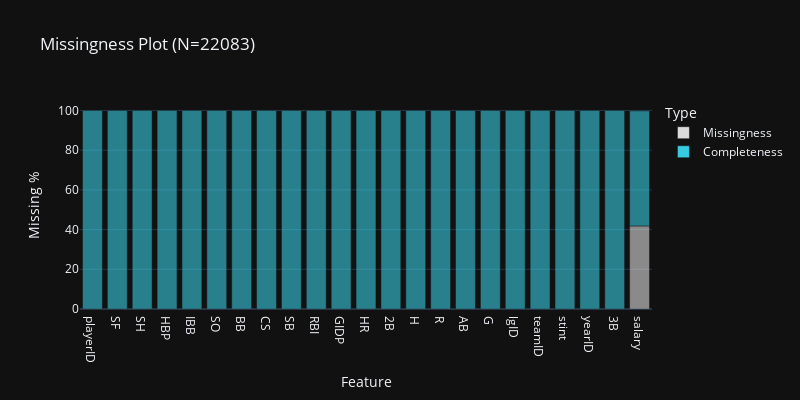

The cell this chart's notebook holds for it:
### Markdown cell above
Salaries are null for 9236 records.

### Code cell
# Any missing values in the dataset
def plot_missingness(df: pd.DataFrame=df) -> None:
    nan_df = pd.DataFrame(df.isna().sum()).reset_index()
    nan_df.columns  = ['Column', 'NaN_Count']
    nan_df['NaN_Count'] = nan_df['NaN_Count'].astype('int')
    nan_df['NaN_%'] = round(nan_df['NaN_Count']/df.shape[0] * 100,1)
    nan_df['Type']  = 'Missingness'
    nan_df.sort_values('NaN_%', inplace=True)

    # Add completeness
    for i in range(nan_df.shape[0]):
        complete_df = pd.DataFrame([nan_df.loc[i,'Column'],df.shape[0] - nan_df.loc[i,'NaN_Count'],100 - nan_df.loc[i,'NaN_%'], 'Completeness']).T
        complete_df.columns  = ['Column','NaN_Count','NaN_%','Type']
        complete_df['NaN_%'] = complete_df['NaN_%'].astype('int')
        complete_df['NaN_Count'] = complete_df['NaN_Count'].astype('int')
        nan_df = pd.concat([nan_df,complete_df], sort=True)
            
    nan_df = nan_df.rename(columns={"Column": "Feature", "NaN_%": "Missing %"})

    # Missingness Plot
    fig = px.bar(nan_df,
                 x='Feature',
                 y='Missing %',
                 title=f"Missingness Plot (N={df.shape[0]})",
                 color='Type',
                 template='plotly_dark',
                 opacity = 0.6,
                 color_discrete_sequence=['#dbdbdb','#38cae0'],
                 width=800,
                 height=400)
    fig.show()

plot_missingness(df)

### Figure 1 — Plotly figure (JSON) as saved in the notebook; plotly's stock layout.template omitted (floating-point values rounded to 4 significant figures)
{"data": [{"alignmentgroup": "True", "hovertemplate": "Type=Missingness<br>Feature=%{x}<br>Missing %=%{y}<extra></extra>", "legendgroup": "Missingness", "marker": {"color": "#dbdbdb", "opacity": 0.6, "pattern": {"shape": ""}}, "name": "Missingness", "offsetgroup": "Missingness", "orientation": "v", "showlegend": true, "textposition": "auto", "type": "bar", "x": ["playerID", "SF", "SH", "HBP", "IBB", "SO", "BB", "CS", "SB", "RBI", "GIDP", "HR", "2B", "H", "R", "AB", "G", "lgID", "teamID", "stint", "yearID", "3B", "salary"], "xaxis": "x", "y": [0, 0, 0, 0, 0, 0, 0, 0, 0, 0, 0, 0, 0, 0, 0, 0, 0, 0, 0, 0, 0, 0, 41.8], "yaxis": "y"}, {"alignmentgroup": "True", "hovertemplate": "Type=Completeness<br>Feature=%{x}<br>Missing %=%{y}<extra></extra>", "legendgroup": "Completeness", "marker": {"color": "#38cae0", "opacity": 0.6, "pattern": {"shape": ""}}, "name": "Completeness", "offsetgroup": "Completeness", "orientation": "v", "showlegend": true, "textposition": "auto", "type": "bar", "x": ["playerID", "yearID", "stint", "teamID", "lgID", "G", "AB", "R", "H", "2B", "3B", "HR", "RBI", "SB", "CS", "BB", "SO", "IBB", "HBP", "SH", "SF", "GIDP", "salary"], "xaxis": "x", "y": [100, 100, 100, 100, 100, 100, 100, 100, 100, 100, 100, 100, 100, 100, 100, 100, 100, 100, 100, 100, 100, 100, 58], "yaxis": "y"}], "layout": {"barmode": "relative", "height": 400, "legend": {"title": {"text": "Type"}, "tracegroupgap": 0}, "title": {"text": "Missingness Plot (N=22083)"}, "width": 800, "xaxis": {"anchor": "y", "domain": [0, 1], "title": {"text": "Feature"}}, "yaxis": {"anchor": "x", "domain": [0, 1], "title": {"text": "Missing %"}}}}
